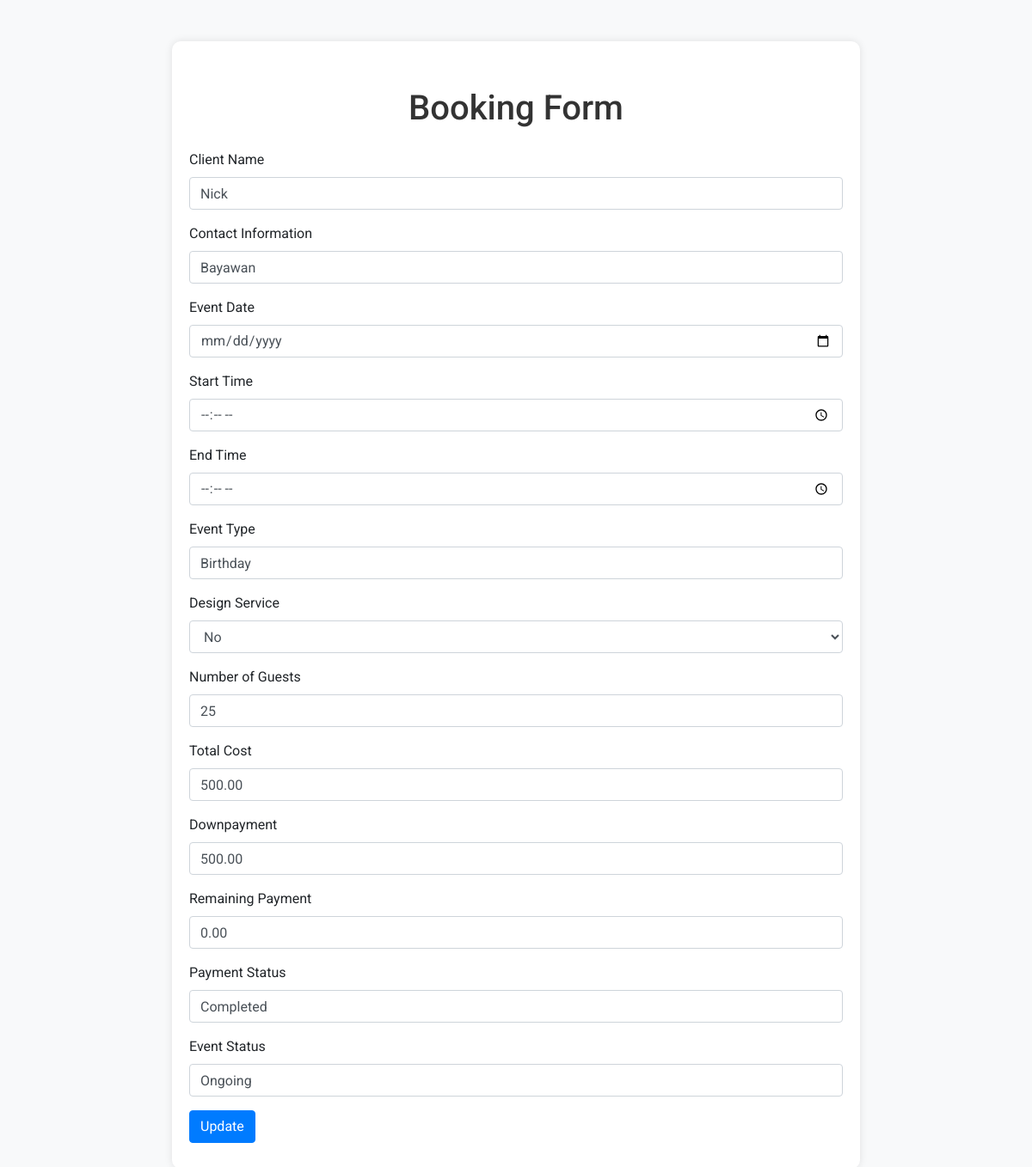
Page /dashboard/bookings/edit/2/ (signed in) on the committed database.
### dashboard/models.py (models this page shows, shortened)
class Booking(models.Model):
    EVENT_TYPES = [
        ("Wedding", "Wedding"),
        ("Birthday", "Birthday"),
        ("Corporate", "Corporate"),
        ("Anniversary", "Anniversary"),
        ("Graduation", "Graduation"),
        ("Conference", "Conference"),
    ]
    PAYMENT_STATUS = [
        ("Pending", "Pending"),
        ("Completed", "Completed"),
        ("Overdue", "Overdue"),
    ]
    EVENT_STATUS = [
        ("Upcoming", "Upcoming"),
        ("Ongoing", "Ongoing"),
        ("Completed", "Completed"),
        ("Cancelled", "Cancelled"),
    ]
    client_name = models.CharField(max_length=100)
    contact_information = models.TextField()
    event_date = models.DateField()
    start_time = models.TimeField()
    end_time = models.TimeField()
    event_type = models.CharField(max_length=20, choices=EVENT_TYPES)
    design_service = models.BooleanField(default=False)
    number_of_guests = models.IntegerField()
    total_cost = models.DecimalField(max_digits=10, decimal_places=2)
    downpayment = models.DecimalField(max_digits=10, decimal_places=2)
    remaining_payment = models.DecimalField(max_digits=10, decimal_places=2)
    payment_status = models.CharField(max_length=20, choices=PAYMENT_STATUS)
    event_status = models.CharField(max_length=20, choices=EVENT_STATUS)

### dashboard/views.py (the view)
# urls.py: path('bookings/edit/<int:id>/', views.edit_booking, name='edit_booking'),
@login_required
def edit_booking(request, id=None):
    return booking_form(request, id)

### dashboard/views.py (called while the page is built, shortened)
@login_required
def booking_form(request, id=None):
    if id:
        booking = get_object_or_404(Booking, pk=id)
    else:
        booking = None
    context = {
        "booking": booking,
        "button": "Update" if booking else "Create",
    }
    return render(request, "booking_form.html", context)

### dashboard/templates/Booking_form.html (shortened to what this page needs)
<!DOCTYPE html>
<html lang="en">
<head>
  <link href="https://stackpath.bootstrapcdn.com/bootstrap/4.5.2/css/bootstrap.min.css" rel="stylesheet">
  <link rel="stylesheet" href="https://cdnjs.cloudflare.com/ajax/libs/font-awesome/5.15.3/css/all.min.css">
</head>
<body>
  <div class="container mt-5">
    <h1 class="my-4">Booking Form</h1>
    <form method="post">
      <div class="form-group">
        <label for="client_name">Client Name</label>
        <input type="text" class="form-control" id="client_name" name="client_name" value="{{ booking.client_name }}" required>
      </div>
      <div class="form-group">
        <label for="contact_information">Contact Information</label>
        <input type="text" class="form-control" id="contact_information" name="contact_information" value="{{ booking.contact_information }}" required>
      </div>
      <div class="form-group">
        <label for="event_date">Event Date</label>
        <input type="date" class="form-control" id="event_date" name="event_date" value="{{ booking.event_date }}" required>
      </div>
      <div class="form-group">
        <label for="start_time">Start Time</label>
        <input type="time" class="form-control" id="start_time" name="start_time" value="{{ booking.start_time }}" required>
      </div>
      <div class="form-group">
        <label for="end_time">End Time</label>
        <input type="time" class="form-control" id="end_time" name="end_time" value="{{ booking.end_time }}" required>
      </div>
      <div class="form-group">
        <label for="event_type">Event Type</label>
        <input type="text" class="form-control" id="event_type" name="event_type" value="{{ booking.event_type }}" required>
      </div>
      <div class="form-group">
        <label for="design_service">Design Service</label>
        <select class="form-control" id="design_service" name="design_service">
          <option value="No" {% if not booking.design_service %}selected{% endif %}>No</option>
        </select>
      </div>
      <div class="form-group">
        <label for="number_of_guests">Number of Guests</label>
        <input type="number" class="form-control" id="number_of_guests" name="number_of_guests" value="{{ booking.number_of_guests }}" required>
      </div>
      <div class="form-group">
        <label for="total_cost">Total Cost</label>
        <input type="number" class="form-control" id="total_cost" name="total_cost" value="{{ booking.total_cost }}" required>
      </div>
      <div class="form-group">
        <label for="downpayment">Downpayment</label>
        <input type="number" class="form-control" id="downpayment" name="downpayment" value="{{ booking.downpayment }}" required>
      </div>
      <div class="form-group">
        <label for="remaining_payment">Remaining Payment</label>
        <input type="number" class="form-control" id="remaining_payment" name="remaining_payment" value="{{ booking.remaining_payment }}" required>
      </div>
      <div class="form-group">
        <label for="payment_status">Payment Status</label>
        <input type="text" class="form-control" id="payment_status" name="payment_status" value="{{ booking.payment_status }}" required>
      </div>
      <div class="form-group">
        <label for="event_status">Event Status</label>
        <input type="text" class="form-control" id="event_status" name="event_status" value="{{ booking.event_status }}" required>
      </div>
      <button type="submit" class="btn btn-primary">{{ button }}</button>
    </form>
  </div>
</body>
</html>

### dashboard/templates/Booking_form.html (style rules this page uses)
body { background-color: #f8f9fa; font-family: 'Roboto', sans-serif; }
.container { max-width: 800px; margin: auto; padding: 30px 20px; box-shadow: 0 0 10px rgba(0, 0, 0, 0.1); background-color: #fff; border-radius: 10px; }
h1 { text-align: center; margin-bottom: 30px; color: #333; }

### rows in the picture
Booking: client_name "Nick", contact_information "Bayawan", event_type "Birthday", design_service "No", number_of_guests "25", total_cost "500.00", downpayment "500.00", remaining_payment "0.00", payment_status "Completed", event_status "Ongoing"

### other values in the picture
{{ button }} "Update"
